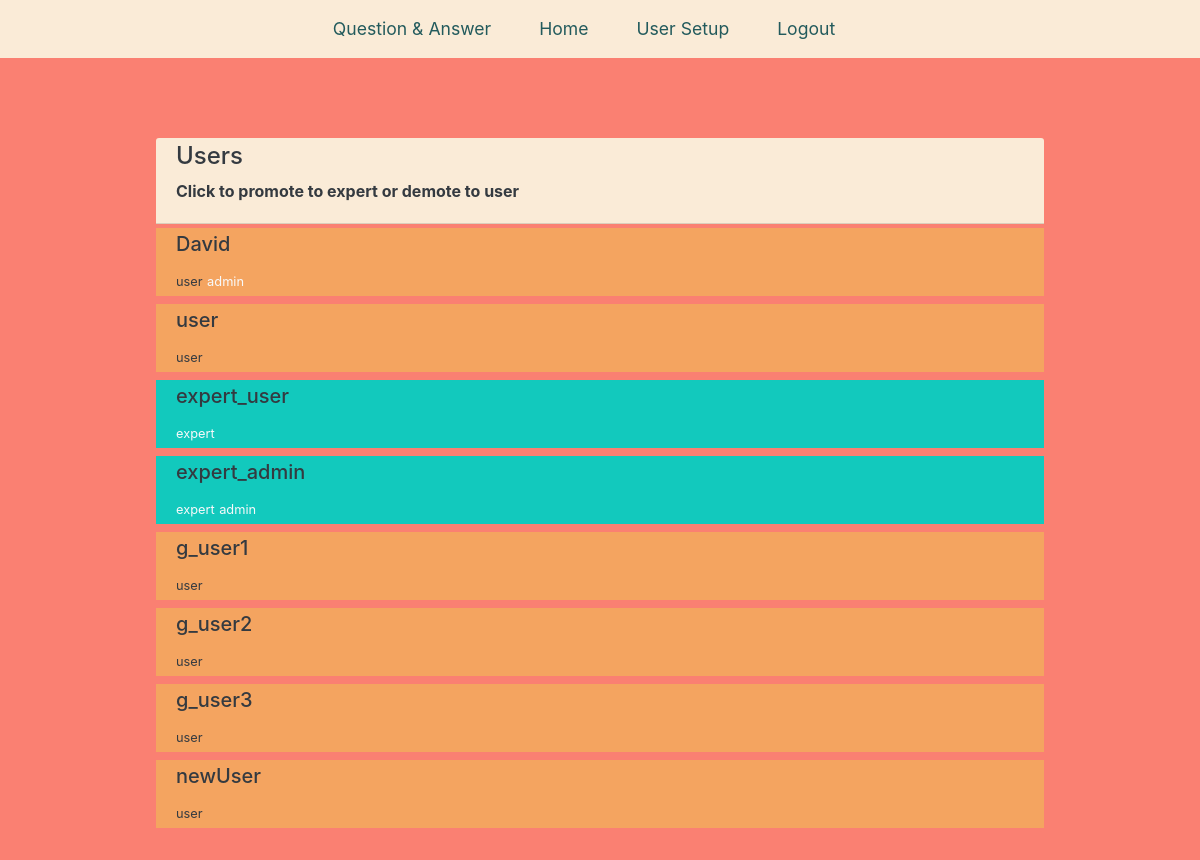
The app's page /users (signed in) with its own data.
### tables this page shows
CREATE TABLE users (
    id integer primary key autoincrement,
    name text not null,
    hashed_password text not null,
    expert boolean not null,
    admin boolean not null
);

### app.py (the view)
@app.route("/users")
def users():
    user_properties = get_current_user()
    if not user_properties:
        return redirect(url_for("login"))
    if user_properties["admin"] != 1:
        return redirect(url_for("index"))
    db = get_db()
    users_cur = db.execute("select id, name, expert, admin from users")
    users_db = users_cur.fetchall()
    return render_template("users.html", user=user_properties, users=users_db)

### app.py (called while the page is built)
def get_current_user():
    user_properties = None
    if "name" in session:
        name = session["name"]
        db = get_db()
        user_cur = db.execute(
            """select id, name, expert, admin
            from users
            where name=(?)""",
            [name],
        )
        user_properties = user_cur.fetchone()
    return user_properties

### database.py (called while the page is built)
def connect_db():
    sql = sqlite3.connect("./questions.db")
    sql.row_factory = sqlite3.Row
    return sql

def get_db():
    if not hasattr(g, "sqlite3"):  # g is globle object that tracks app data
        g.sqlite_db = connect_db()
    return g.sqlite_db

### templates/users.html (shortened to what this page needs)
{% extends "base.html" %}
{% from "nav_links.html" import nav_links %}
{% block nav %} {{nav_links(user)}} {% endblock %}
{% block main %}
<div class="container container-form my-5">
    <div class="card border-0 background-base mx-auto" style="width: 80%;">
        <div class="card-header text-dark py-1" style="background-color: #00AA9E;">
            <h4>Users</h4>
            <p>Click to promote to expert or demote to user</p>
        </div>
        {% for user in users %}
        <a href="{{ url_for('promote', user_id=user.id) }}" class="active">
            <div class="card-body background-orange my-1 py-1" {% if user['expert'] == 1 %}
                style="background-color: #12c9bd;" {% endif %}>
                <h5 class="card-title text-dark">{{ user['name'] }}</h5>
                {% if user['expert'] == 1 %}
                <small class="text-light">expert</small>
                {% else %}
                <small class="text-dark">user</small>
                {% endif %}
                {% if user['admin'] == 1 %}
                <small class="text-light">admin</small>
                {% endif %}
            </div>
        </a>
        {% endfor %}
    </div>
</div>
{% endblock %}

### static/styles/base.css (style rules this page uses)
body, .background-base { background-color: salmon !important; }
nav.navbar, .card-header { background-color: antiquewhite !important; }
.container-form { padding-top: 2rem; }
.background-orange { background-color: sandybrown; }
.card-header { font-size: 1rem; font-weight: bold; }

### records on screen
users: name "David", expert "user", admin "admin"
users: name "user", expert "user"
users: name "expert_user", expert "expert"
users: name "expert_admin", expert "expert", admin "admin"
users: name "g_user1", expert "user"
users: name "g_user2", expert "user"
users: name "g_user3", expert "user"
users: name "newUser", expert "user"
